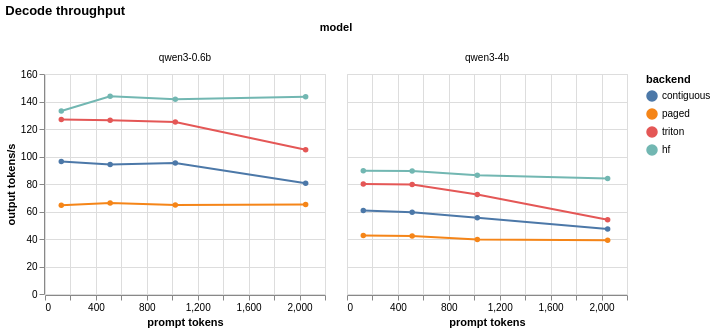

Source (notebook cell):
### Code cell
if len(e1):
    decode = alt.Chart(e1, width=280, height=220).mark_line(point=True).encode(
        x=alt.X("prompt_len:Q", title="prompt tokens"),
        y=alt.Y("output_tps:Q", title="output tokens/s"),
        color=alt.Color("backend:N", scale=backend_scale),
        column="model:N",
    ).properties(title="Decode throughput")
    display(save(decode, "e1_decode_throughput"))

### Figure 1 — Vega-Lite specification as saved in the notebook (floating-point values rounded to 4 significant figures)
{"config": {"view": {"continuousWidth": 300, "continuousHeight": 300}}, "data": {"name": "data-6fe7d827c6c8f6a0edacb4b2dc399e47"}, "mark": {"type": "line", "point": true}, "encoding": {"color": {"field": "backend", "scale": {"domain": ["contiguous", "paged", "triton", "hf"]}, "type": "nominal"}, "column": {"field": "model", "type": "nominal"}, "x": {"field": "prompt_len", "title": "prompt tokens", "type": "quantitative"}, "y": {"field": "output_tps", "title": "output tokens/s", "type": "quantitative"}}, "height": 220, "title": "Decode throughput", "width": 280, "$schema": "https://vega.github.io/schema/vega-lite/v6.4.1.json", "datasets": {"data-6fe7d827c6c8f6a0edacb4b2dc399e47": [{"model": "qwen3-0.6b", "prompt_len": 128, "backend": "contiguous", "ttft_ms": 48.63, "output_tps": 96.29, "itl_p50_ms": 41.37, "itl_p90_ms": 41.94, "itl_p99_ms": 43.66}, {"model": "qwen3-0.6b", "prompt_len": 128, "backend": "paged", "ttft_ms": 103.6, "output_tps": 64.55, "itl_p50_ms": 60.94, "itl_p90_ms": 63.12, "itl_p99_ms": 78.1}, {"model": "qwen3-0.6b", "prompt_len": 128, "backend": "triton", "ttft_ms": 67.07, "output_tps": 126.9, "itl_p50_ms": 31.15, "itl_p90_ms": 31.76, "itl_p99_ms": 32.01}, {"model": "qwen3-0.6b", "prompt_len": 128, "backend": "hf", "ttft_ms": 182.4, "output_tps": 133.1, "itl_p50_ms": null, "itl_p90_ms": null, "itl_p99_ms": null}, {"model": "qwen3-0.6b", "prompt_len": 512, "backend": "contiguous", "ttft_ms": 52.57, "output_tps": 94.15, "itl_p50_ms": 42.6, "itl_p90_ms": 43.23, "itl_p99_ms": 43.47}, {"model": "qwen3-0.6b", "prompt_len": 512, "backend": "paged", "ttft_ms": 67.23, "output_tps": 66.23, "itl_p50_ms": 60.23, "itl_p90_ms": 61.16, "itl_p99_ms": 62.39}, {"model": "qwen3-0.6b", "prompt_len": 512, "backend": "triton", "ttft_ms": 67.45, "output_tps": 126.3, "itl_p50_ms": 31.33, "itl_p90_ms": 31.79, "itl_p99_ms": 32.71}, {"model": "qwen3-0.6b", "prompt_len": 512, "backend": "hf", "ttft_ms": 43.42, "output_tps": 143.8, "itl_p50_ms": null, "itl_p90_ms": null, "itl_p99_ms": null}, {"model": "qwen3-0.6b", "prompt_len": 1024, "backend": "contiguous", "ttft_ms": 110.1, "output_tps": 95.29, "itl_p50_ms": 41.48, "itl_p90_ms": 41.87, "itl_p99_ms": 42.18}, {"model": "qwen3-0.6b", "prompt_len": 1024, "backend": "paged", "ttft_ms": 85.81, "output_tps": 64.73, "itl_p50_ms": 61.47, "itl_p90_ms": 63.1, "itl_p99_ms": 64.53}, {"model": "qwen3-0.6b", "prompt_len": 1024, "backend": "triton", "ttft_ms": 84.98, "output_tps": 125.1, "itl_p50_ms": 31.56, "itl_p90_ms": 31.98, "itl_p99_ms": 32.26}, {"model": "qwen3-0.6b", "prompt_len": 1024, "backend": "hf", "ttft_ms": 56.81, "output_tps": 141.6, "itl_p50_ms": null, "itl_p90_ms": null, "itl_p99_ms": null}, {"model": "qwen3-0.6b", "prompt_len": 2048, "backend": "contiguous", "ttft_ms": 359.6, "output_tps": 80.62, "itl_p50_ms": 46.99, "itl_p90_ms": 48.2, "itl_p99_ms": 48.87}, {"model": "qwen3-0.6b", "prompt_len": 2048, "backend": "paged", "ttft_ms": 296.6, "output_tps": 65.14, "itl_p50_ms": 59.32, "itl_p90_ms": 60.28, "itl_p99_ms": 62.03}, {"model": "qwen3-0.6b", "prompt_len": 2048, "backend": "triton", "ttft_ms": 300.9, "output_tps": 104.9, "itl_p50_ms": 36.0, "itl_p90_ms": 36.6, "itl_p99_ms": 36.87}, {"model": "qwen3-0.6b", "prompt_len": 2048, "backend": "hf", "ttft_ms": 106.6, "output_tps": 143.4, "itl_p50_ms": null, "itl_p90_ms": null, "itl_p99_ms": null}, {"model": "qwen3-4b", "prompt_len": 128, "backend": "contiguous", "ttft_ms": 75.22, "output_tps": 60.72, "itl_p50_ms": 65.81, "itl_p90_ms": 66.91, "itl_p99_ms": 67.5}, {"model": "qwen3-4b", "prompt_len": 128, "backend": "paged", "ttft_ms": 104.6, "output_tps": 42.57, "itl_p50_ms": 93.72, "itl_p90_ms": 95.57, "itl_p99_ms": 98.18}, {"model": "qwen3-4b", "prompt_len": 128, "backend": "triton", "ttft_ms": 106.9, "output_tps": 80.05, "itl_p50_ms": 49.33, "itl_p90_ms": 50.36, "itl_p99_ms": 52.24}, {"model": "qwen3-4b", "prompt_len": 128, "backend": "hf", "ttft_ms": 92.08, "output_tps": 89.66, "itl_p50_ms": null, "itl_p90_ms": null, "itl_p99_ms": null}, {"model": "qwen3-4b", "prompt_len": 512, "backend": "contiguous", "ttft_ms": 151.6, "output_tps": 59.39, "itl_p50_ms": 66.74, "itl_p90_ms": 68.36, "itl_p99_ms": 69.83}, {"model": "qwen3-4b", "prompt_len": 512, "backend": "paged", "ttft_ms": 161.3, "output_tps": 42.16, "itl_p50_ms": 93.91, "itl_p90_ms": 96.15, "itl_p99_ms": 98.33}, {"model": "qwen3-4b", "prompt_len": 512, "backend": "triton", "ttft_ms": 160.9, "output_tps": 79.67, "itl_p50_ms": 49.31, "itl_p90_ms": 49.78, "itl_p99_ms": 52.81}, {"model": "qwen3-4b", "prompt_len": 512, "backend": "hf", "ttft_ms": 106.4, "output_tps": 89.48, "itl_p50_ms": null, "itl_p90_ms": null, "itl_p99_ms": null}, {"model": "qwen3-4b", "prompt_len": 1024, "backend": "contiguous", "ttft_ms": 350.6, "output_tps": 55.42, "itl_p50_ms": 69.86, "itl_p90_ms": 70.83, "itl_p99_ms": 73.32}, {"model": "qwen3-4b", "prompt_len": 1024, "backend": "paged", "ttft_ms": 315.2, "output_tps": 39.69, "itl_p50_ms": 95.15, "itl_p90_ms": 102.0, "itl_p99_ms": 169.1}, {"model": "qwen3-4b", "prompt_len": 1024, "backend": "triton", "ttft_ms": 313.0, "output_tps": 72.41, "itl_p50_ms": 53.17, "itl_p90_ms": 53.64, "itl_p99_ms": 54.32}, {"model": "qwen3-4b", "prompt_len": 1024, "backend": "hf", "ttft_ms": 221.5, "output_tps": 86.29, "itl_p50_ms": null, "itl_p90_ms": null, "itl_p99_ms": null}, {"model": "qwen3-4b", "prompt_len": 2048, "backend": "contiguous", "ttft_ms": 950.9, "output_tps": 47.24, "itl_p50_ms": 77.92, "itl_p90_ms": 78.76, "itl_p99_ms": 80.81}, {"model": "qwen3-4b", "prompt_len": 2048, "backend": "paged", "ttft_ms": 945.1, "output_tps": 39.06, "itl_p50_ms": 95.99, "itl_p90_ms": 97.63, "itl_p99_ms": 98.32}, {"model": "qwen3-4b", "prompt_len": 2048, "backend": "triton", "ttft_ms": 944.7, "output_tps": 53.97, "itl_p50_ms": 67.21, "itl_p90_ms": 67.77, "itl_p99_ms": 70.22}, {"model": "qwen3-4b", "prompt_len": 2048, "backend": "hf", "ttft_ms": 533.7, "output_tps": 84.02, "itl_p50_ms": null, "itl_p90_ms": null, "itl_p99_ms": null}]}}
